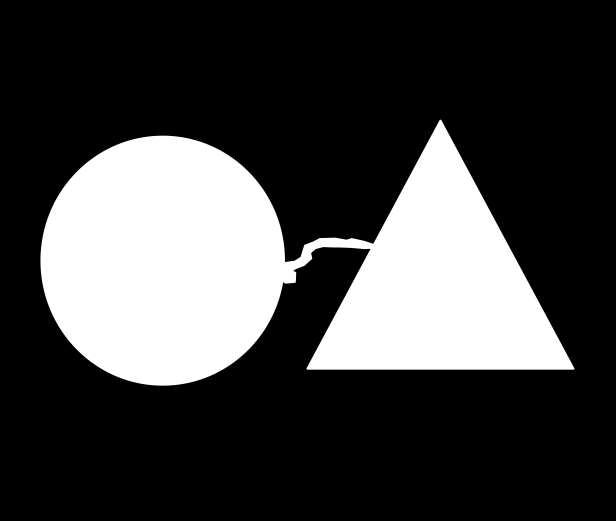
%> input picture TP6_Validación de resultados de segmentación/jointed_circ_triang.png, 1232 x 1042 px (shown at 1/2 size)
$ octave TD2_IAIM_2022B_JESH.m   (GNU Octave 9; MATLAB toolbox functions it lacks are replaced by stand-ins)
%> lines starting %> are read from the running program, lines starting %| are printed output that depends on the picture; in (x1, y1, x2, y2) boxes, pixels count from 0 and x2, y2 are one past the last pixel; in counts of white or black regions, pixels touching at a corner belong together; the program's own positions count from 1

%4 operaciones morfologicas; erocion, dilatacion, apertura, cerradura
%operaciones básicas;
%erocion por viento, agua,
%dilatacion como pupila
%componente conexo, formado por 1 o mas pixeles intensidad=1
%conectividad propiedad trancitiva de pertenecer a uno o más pixeles por medio de las
%vecindades     nb = 4,8,16,12      3d-> nb=6,18,26,24

%dos pixeles vecinos pueden estar o no conectados
%dos pixeles pueden ser o no ser vecinos -> propiedad transitiva
%dependiendo del tipo nb de adyacencia, dos pixeles pueden o no estra
%conectados

%elemento estructurante, elemento conexo art, para realizar una operación
%morfológica.

%recorrer comoponente conexo a travez de elemento estructurante, se aplica
%sustracci, o adicion del mismo
%imdilated  imerode

%Apertura = erocion + dilatacion -> separar objetos de un lado a otro
%cerradura = dilatacion + erocion ->Huecos
%Unidades config,
%voxeles a medidas métricas, cuantos si se tiene cierto spicing.
%bwareopen
%PET rangos color SUV
%% Inicio
clc
clear
close all

%I = imread('jointed_circs.png');
I = imread('jointed_circ_triang.png');
%> I is the input picture: size 1042x1232x3 uint8; min 0, max 255, mean 65.8
I = I(:,:,3);% solo se toma un nivel; Tiene 8 bits, por eso se binariza
%> I: size 1042x1232 uint8
%2  a la 6, sse ponen 7 bits debido a la mitad de 256
I = I > 128; %Introducción a la morfología matemática; ahora la ultima capa es logical
%> I: size 1042x1232 logical; 25.8% white; 1 white region, box (x1, y1, x2, y2) and area: (81, 239, 1149, 771) 331323
%es mejor hacer las operaciones en binario que a color
% % Operaciones morfológicas
SE = strel('disk', 50); %20 pixeles elemento estructurante, da el circuito de un disco por el contorno 'circular'
%Ayuda a tunear objetos
%SE = strel('line', 30, 45);
I_erosion = imerode(I,SE);
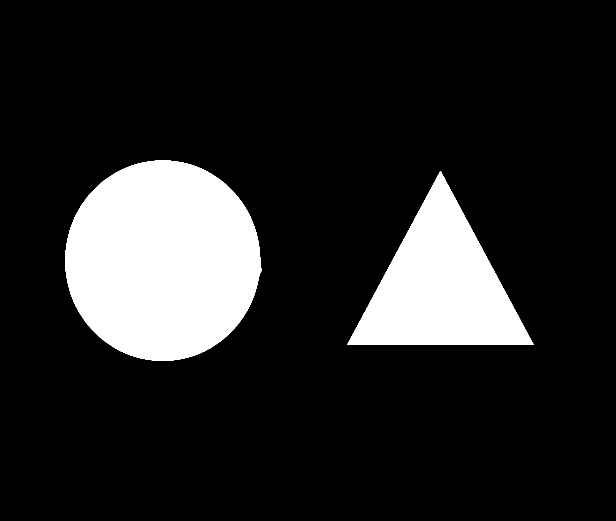
%> I_erosion: size 1042x1232 logical (shown at 1/2 size); 14.7% white; 2 white regions, box (x1, y1, x2, y2) and area: (130, 320, 524, 722) 123034, (694, 342, 1068, 690) 65192
I_dilatacion = imdilate(I,SE);
%> I_dilatacion: size 1042x1232 logical; 39.9% white; 1 white region, box (x1, y1, x2, y2) and area: (32, 190, 1198, 820) 511825

I_apertura = imdilate(I_erosion,SE);
%> I_apertura: size 1042x1232 logical; 25.1% white; 2 white regions, box (x1, y1, x2, y2) and area: (81, 271, 573, 771) 192168, (645, 293, 1117, 739) 130042
I_cerradura = imerode(I_dilatacion,SE);
%> I_cerradura: size 1042x1232 logical; 26.2% white; 1 white region, box (x1, y1, x2, y2) and area: (81, 239, 1149, 771) 336860

I_apertura_1 = imopen(I,SE);
I_cerradura_1 = imclose(I,SE);

figure
subplot(3,3,1)
imshow(I);
subplot(3,3,2)
imshow(I_erosion);
subplot(3,3,3)
imshow(I_dilatacion);

subplot(3,3,5)
imshow(I_apertura);
subplot(3,3,6)
imshow(I_cerradura);

subplot(3,3,8)
imshow(I_apertura_1);
subplot(3,3,9)
imshow(I_cerradura_1);

%% Inicio CT
clc
clear
close all

CT = imread('CT_brain.png');
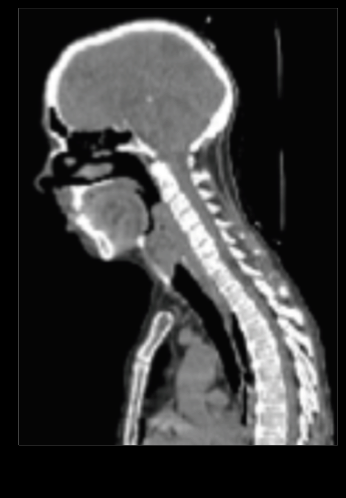
%> input picture TP6_Validación de resultados de segmentación/CT_brain.png, 346 x 498 px
%> CT is the input picture: size 498x346x3 uint8; mean R, G, B 57.5, 57.6, 57.7
CT = CT(:,:,1);
%> CT: size 498x346 uint8

hueso = CT > 170;
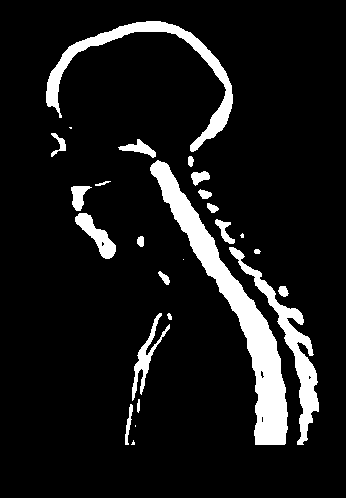
%> hueso: size 498x346 logical; 9.7% white; 26 white regions (5 under 20 px), largest, box (x1, y1, x2, y2) and area: (150, 160, 288, 445) 7324, (46, 21, 233, 152) 3343, (229, 247, 319, 445) 2764
aire = CT < 50;
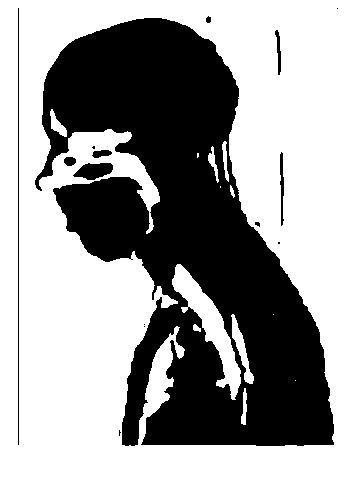
%> aire: size 498x346 logical; 61.3% white; 15 black regions (7 under 20 px), largest, box (x1, y1, x2, y2) and area: (35, 18, 334, 446) 65241, (73, 163, 113, 180) 466, (18, 8, 19, 445) 437
tejido_blando = CT>50 & CT<170;
%> tejido_blando: size 498x346 logical; 28.8% white; 19 white regions (11 under 20 px), largest, box (x1, y1, x2, y2) and area: (35, 18, 334, 446) 48087, (73, 163, 113, 180) 465, (18, 8, 19, 445) 437

SE = strel('disk', 10);
cerebro_1=imopen(tejido_blando,SE);
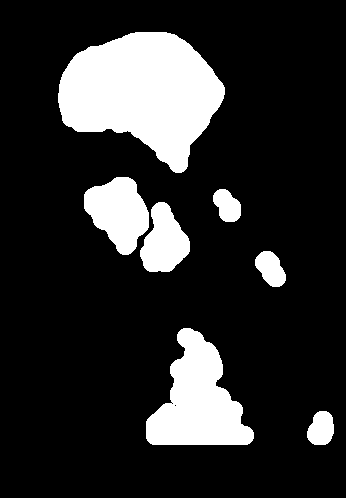
%> cerebro_1: size 498x346 logical; 17.5% white; 7 white regions, largest, box (x1, y1, x2, y2) and area: (58, 32, 225, 173) 15117, (146, 328, 254, 445) 7242, (84, 177, 149, 255) 3315
cerebro_limpio = bwareaopen(cerebro_1, 9000);
%> cerebro_limpio: size 498x346 logical; 8.8% white; 1 white region, box (x1, y1, x2, y2) and area: (58, 32, 225, 173) 15117

figure
subplot(2,4,1)
imshow(CT);
subplot(2,4,2)
imshow(hueso);
subplot(2,4,3)
imshow(aire);
subplot(2,4,4)
imshow(tejido_blando);

subplot(2,4,5)
imshow(cerebro_1);
subplot(2,4,6)
imshow(cerebro_limpio);

%% Inicio PET
clc
clear
close all

PET = imread('PET_brain.png');
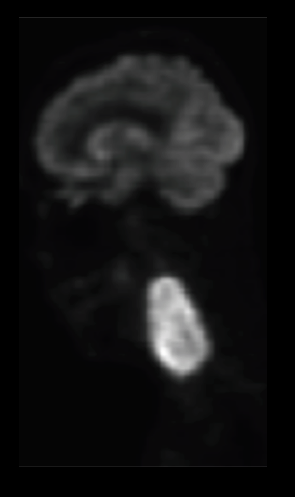
%> input picture TP6_Validación de resultados de segmentación/PET_brain.png, 295 x 497 px
%> PET is the input picture: size 497x295x3 uint8; mean R, G, B 19, 19, 19.3
PET = PET(:,:,1);
%> PET: size 497x295 uint8

iperactividad= PET > 30;
%> iperactividad: size 497x295 logical; 19.1% white; 5 white regions, box (x1, y1, x2, y2) and area: (34, 54, 245, 214) 21752, (141, 270, 215, 384) 5901, (19, 17, 267, 18) 248, (116, 270, 129, 282) 117, (159, 466, 186, 467) 27
SE = strel('disk',10);
cerebro = imclose(iperactividad,SE);
%> cerebro: size 497x295 logical; 20.6% white; 5 white regions, box (x1, y1, x2, y2) and area: (34, 54, 245, 214) 23866, (141, 270, 215, 384) 5932, (19, 17, 267, 18) 248, (116, 270, 129, 282) 119, (159, 466, 186, 467) 27
cerebro_limpio = bwareaopen(cerebro, 9000);
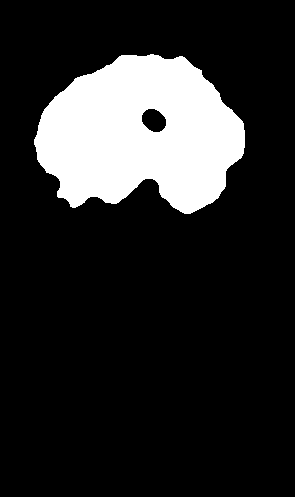
%> cerebro_limpio: size 497x295 logical; 16.3% white; 1 white region, box (x1, y1, x2, y2) and area: (34, 54, 245, 214) 23866

figure
subplot(1,3,1)
imshow(cerebro_limpio);
subplot(1,3,2)
imshow(iperactividad);
subplot(1,3,3)
imshow(cerebro);
%% Práctica 6
clc
clear
close all

path = "CT\";%Img_2"; %Ruta relativa de cualquier imágen DICOM seleccionada
filelistdcm = dir(path);
names = {filelistdcm.name}; %Extrae los nombres
names = names(~strncmp(names,'.',1)); %Verifica que sea un documento original y no carpetas
[x, n_img] = size(names); %Extrae el tamaño
%> (the run ends here)
